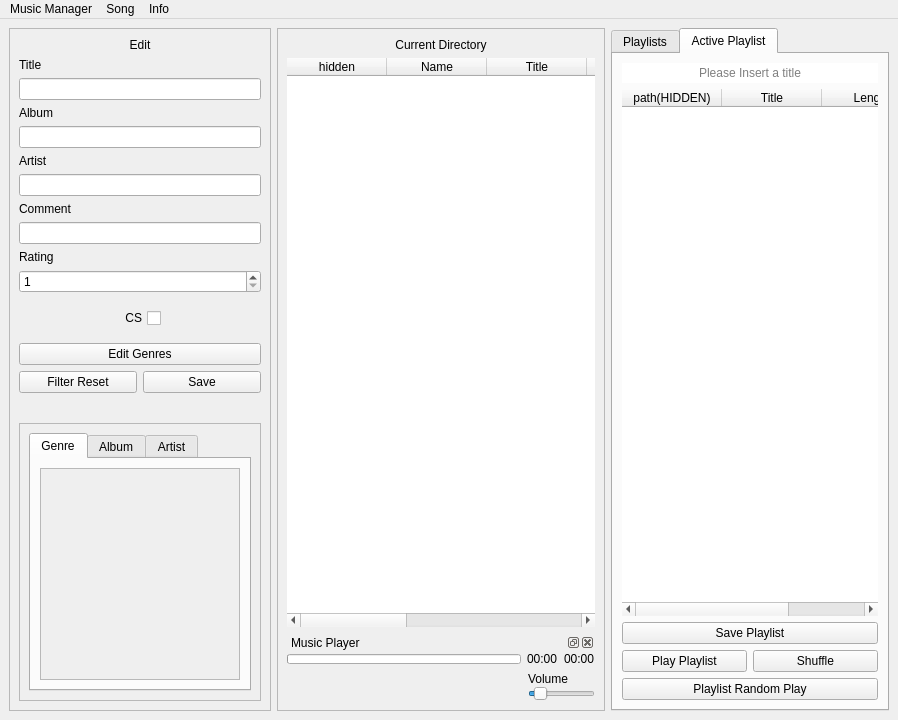
<?xml version="1.0" encoding="UTF-8"?>
<ui version="4.0">
 <class>MainWindow</class>
 <widget class="QMainWindow" name="MainWindow">
  <property name="windowModality">
   <enum>Qt::NonModal</enum>
  </property>
  <property name="geometry">
   <rect>
    <x>0</x>
    <y>0</y>
    <width>898</width>
    <height>720</height>
   </rect>
  </property>
  <property name="sizePolicy">
   <sizepolicy hsizetype="Preferred" vsizetype="Preferred">
    <horstretch>0</horstretch>
    <verstretch>0</verstretch>
   </sizepolicy>
  </property>
  <property name="windowTitle">
   <string>Music Manager</string>
  </property>
  <widget class="QWidget" name="centralwidget">
   <layout class="QHBoxLayout" name="horizontalLayout_6" stretch="1,5,0">
    <item>
     <widget class="QFrame" name="frame">
      <property name="sizePolicy">
       <sizepolicy hsizetype="Fixed" vsizetype="Preferred">
        <horstretch>0</horstretch>
        <verstretch>0</verstretch>
       </sizepolicy>
      </property>
      <property name="frameShape">
       <enum>QFrame::StyledPanel</enum>
      </property>
      <property name="frameShadow">
       <enum>QFrame::Raised</enum>
      </property>
      <layout class="QGridLayout" name="gridLayout_4">
       <item row="1" column="0">
        <layout class="QVBoxLayout" name="verticalLayout_4">
         <item>
          <layout class="QVBoxLayout" name="verticalLayout">
           <item>
            <widget class="QLabel" name="label_3">
             <property name="text">
              <string>Title</string>
             </property>
            </widget>
           </item>
           <item>
            <widget class="QLineEdit" name="lineEditTitle"/>
           </item>
          </layout>
         </item>
         <item>
          <layout class="QVBoxLayout" name="verticalLayout_2">
           <item>
            <widget class="QLabel" name="label_2">
             <property name="text">
              <string>Album</string>
             </property>
            </widget>
           </item>
           <item>
            <widget class="QLineEdit" name="lineEditAlbum"/>
           </item>
          </layout>
         </item>
         <item>
          <layout class="QVBoxLayout" name="verticalLayout_3">
           <item>
            <widget class="QLabel" name="label">
             <property name="text">
              <string>Artist</string>
             </property>
            </widget>
           </item>
           <item>
            <widget class="QLineEdit" name="lineEditArtist"/>
           </item>
          </layout>
         </item>
         <item>
          <layout class="QVBoxLayout" name="verticalLayout_9">
           <item>
            <widget class="QLabel" name="label_5">
             <property name="text">
              <string>Comment</string>
             </property>
            </widget>
           </item>
           <item>
            <widget class="QLineEdit" name="lineEditComment"/>
           </item>
          </layout>
         </item>
         <item>
          <layout class="QVBoxLayout" name="verticalLayout_5">
           <item>
            <widget class="QLabel" name="label_4">
             <property name="text">
              <string>Rating</string>
             </property>
            </widget>
           </item>
           <item>
            <widget class="QSpinBox" name="spinBoxRating">
             <property name="minimum">
              <number>1</number>
             </property>
             <property name="maximum">
              <number>20</number>
             </property>
            </widget>
           </item>
          </layout>
         </item>
         <item>
          <widget class="QWidget" name="widget_2" native="true">
           <layout class="QHBoxLayout" name="horizontalLayout_2">
            <item>
             <widget class="QCheckBox" name="csCheckBox">
              <property name="sizePolicy">
               <sizepolicy hsizetype="Fixed" vsizetype="Fixed">
                <horstretch>0</horstretch>
                <verstretch>0</verstretch>
               </sizepolicy>
              </property>
              <property name="layoutDirection">
               <enum>Qt::RightToLeft</enum>
              </property>
              <property name="autoFillBackground">
               <bool>false</bool>
              </property>
              <property name="text">
               <string>CS</string>
              </property>
              <property name="tristate">
               <bool>false</bool>
              </property>
             </widget>
            </item>
           </layout>
          </widget>
         </item>
         <item>
          <widget class="QPushButton" name="genreButton">
           <property name="sizePolicy">
            <sizepolicy hsizetype="Minimum" vsizetype="Fixed">
             <horstretch>0</horstretch>
             <verstretch>0</verstretch>
            </sizepolicy>
           </property>
           <property name="text">
            <string>Edit Genres</string>
           </property>
          </widget>
         </item>
         <item>
          <layout class="QHBoxLayout" name="horizontalLayout_7">
           <item>
            <widget class="QPushButton" name="filterResetButton">
             <property name="sizePolicy">
              <sizepolicy hsizetype="Minimum" vsizetype="Fixed">
               <horstretch>0</horstretch>
               <verstretch>0</verstretch>
              </sizepolicy>
             </property>
             <property name="text">
              <string>Filter Reset</string>
             </property>
            </widget>
           </item>
           <item>
            <widget class="QPushButton" name="saveButton">
             <property name="sizePolicy">
              <sizepolicy hsizetype="Minimum" vsizetype="Fixed">
               <horstretch>0</horstretch>
               <verstretch>0</verstretch>
              </sizepolicy>
             </property>
             <property name="layoutDirection">
              <enum>Qt::RightToLeft</enum>
             </property>
             <property name="text">
              <string>Save</string>
             </property>
            </widget>
           </item>
          </layout>
         </item>
         <item>
          <widget class="QWidget" name="widget" native="true">
           <property name="sizePolicy">
            <sizepolicy hsizetype="Maximum" vsizetype="Preferred">
             <horstretch>0</horstretch>
             <verstretch>0</verstretch>
            </sizepolicy>
           </property>
           <layout class="QHBoxLayout" name="horizontalLayout"/>
          </widget>
         </item>
         <item>
          <widget class="QFrame" name="frame_3">
           <property name="sizePolicy">
            <sizepolicy hsizetype="Preferred" vsizetype="Expanding">
             <horstretch>0</horstretch>
             <verstretch>0</verstretch>
            </sizepolicy>
           </property>
           <property name="frameShape">
            <enum>QFrame::StyledPanel</enum>
           </property>
           <property name="frameShadow">
            <enum>QFrame::Raised</enum>
           </property>
           <layout class="QVBoxLayout" name="verticalLayout_7">
            <item>
             <widget class="QTabWidget" name="tabWidget">
              <property name="tabPosition">
               <enum>QTabWidget::North</enum>
              </property>
              <property name="currentIndex">
               <number>0</number>
              </property>
              <property name="usesScrollButtons">
               <bool>false</bool>
              </property>
              <widget class="QWidget" name="genretab">
               <attribute name="title">
                <string>Genre</string>
               </attribute>
               <layout class="QGridLayout" name="gridLayout_5">
                <item row="0" column="0">
                 <widget class="QScrollArea" name="scrollGenre">
                  <property name="sizePolicy">
                   <sizepolicy hsizetype="Expanding" vsizetype="Expanding">
                    <horstretch>0</horstretch>
                    <verstretch>0</verstretch>
                   </sizepolicy>
                  </property>
                  <property name="minimumSize">
                   <size>
                    <width>200</width>
                    <height>0</height>
                   </size>
                  </property>
                  <property name="horizontalScrollBarPolicy">
                   <enum>Qt::ScrollBarAlwaysOff</enum>
                  </property>
                  <property name="widgetResizable">
                   <bool>true</bool>
                  </property>
                  <property name="alignment">
                   <set>Qt::AlignLeading|Qt::AlignLeft|Qt::AlignTop</set>
                  </property>
                  <widget class="QWidget" name="genreWidget">
                   <property name="geometry">
                    <rect>
                     <x>0</x>
                     <y>0</y>
                     <width>194</width>
                     <height>245</height>
                    </rect>
                   </property>
                   <property name="sizePolicy">
                    <sizepolicy hsizetype="Minimum" vsizetype="Preferred">
                     <horstretch>0</horstretch>
                     <verstretch>0</verstretch>
                    </sizepolicy>
                   </property>
                   <layout class="QVBoxLayout" name="genreLayout"/>
                  </widget>
                 </widget>
                </item>
               </layout>
              </widget>
              <widget class="QWidget" name="albumtab">
               <attribute name="title">
                <string>Album</string>
               </attribute>
               <layout class="QGridLayout" name="gridLayout_7">
                <item row="0" column="0">
                 <widget class="QScrollArea" name="scrollAlbum">
                  <property name="sizePolicy">
                   <sizepolicy hsizetype="Expanding" vsizetype="Expanding">
                    <horstretch>0</horstretch>
                    <verstretch>0</verstretch>
                   </sizepolicy>
                  </property>
                  <property name="minimumSize">
                   <size>
                    <width>200</width>
                    <height>0</height>
                   </size>
                  </property>
                  <property name="horizontalScrollBarPolicy">
                   <enum>Qt::ScrollBarAlwaysOff</enum>
                  </property>
                  <property name="widgetResizable">
                   <bool>true</bool>
                  </property>
                  <property name="alignment">
                   <set>Qt::AlignLeading|Qt::AlignLeft|Qt::AlignTop</set>
                  </property>
                  <widget class="QWidget" name="albumWidget">
                   <property name="geometry">
                    <rect>
                     <x>0</x>
                     <y>0</y>
                     <width>194</width>
                     <height>245</height>
                    </rect>
                   </property>
                   <property name="sizePolicy">
                    <sizepolicy hsizetype="Minimum" vsizetype="Preferred">
                     <horstretch>0</horstretch>
                     <verstretch>0</verstretch>
                    </sizepolicy>
                   </property>
                   <layout class="QVBoxLayout" name="albumLayout">
                    <property name="leftMargin">
                     <number>4</number>
                    </property>
                   </layout>
                  </widget>
                 </widget>
                </item>
               </layout>
              </widget>
              <widget class="QWidget" name="artisttab">
               <attribute name="title">
                <string>Artist</string>
               </attribute>
               <layout class="QGridLayout" name="gridLayout_9">
                <item row="0" column="0">
                 <widget class="QScrollArea" name="scrollArtist">
                  <property name="sizePolicy">
                   <sizepolicy hsizetype="Expanding" vsizetype="Expanding">
                    <horstretch>0</horstretch>
                    <verstretch>0</verstretch>
                   </sizepolicy>
                  </property>
                  <property name="minimumSize">
                   <size>
                    <width>200</width>
                    <height>0</height>
                   </size>
                  </property>
                  <property name="horizontalScrollBarPolicy">
                   <enum>Qt::ScrollBarAlwaysOff</enum>
                  </property>
                  <property name="widgetResizable">
                   <bool>true</bool>
                  </property>
                  <property name="alignment">
                   <set>Qt::AlignLeading|Qt::AlignLeft|Qt::AlignTop</set>
                  </property>
                  <widget class="QWidget" name="artistWidget">
                   <property name="geometry">
                    <rect>
                     <x>0</x>
                     <y>0</y>
                     <width>194</width>
                     <height>245</height>
                    </rect>
                   </property>
                   <property name="sizePolicy">
                    <sizepolicy hsizetype="Minimum" vsizetype="Preferred">
                     <horstretch>0</horstretch>
                     <verstretch>0</verstretch>
                    </sizepolicy>
                   </property>
                   <layout class="QVBoxLayout" name="artistLayout">
                    <property name="sizeConstraint">
                     <enum>QLayout::SetDefaultConstraint</enum>
                    </property>
                   </layout>
                  </widget>
                 </widget>
                </item>
               </layout>
              </widget>
             </widget>
            </item>
           </layout>
          </widget>
         </item>
        </layout>
       </item>
       <item row="0" column="0">
        <widget class="QLabel" name="label_7">
         <property name="text">
          <string>Edit</string>
         </property>
         <property name="alignment">
          <set>Qt::AlignCenter</set>
         </property>
         <property name="margin">
          <number>5</number>
         </property>
        </widget>
       </item>
      </layout>
     </widget>
    </item>
    <item>
     <layout class="QVBoxLayout" name="verticalLayout_10">
      <item>
       <widget class="QFrame" name="frame_2">
        <property name="frameShape">
         <enum>QFrame::StyledPanel</enum>
        </property>
        <property name="frameShadow">
         <enum>QFrame::Raised</enum>
        </property>
        <layout class="QVBoxLayout" name="verticalLayout_13" stretch="1,100,0">
         <item>
          <widget class="QLabel" name="label_8">
           <property name="text">
            <string>Current Directory</string>
           </property>
           <property name="alignment">
            <set>Qt::AlignCenter</set>
           </property>
           <property name="margin">
            <number>5</number>
           </property>
          </widget>
         </item>
         <item>
          <widget class="MyDragTable" name="tableWidget">
           <property name="frameShape">
            <enum>QFrame::NoFrame</enum>
           </property>
           <property name="frameShadow">
            <enum>QFrame::Raised</enum>
           </property>
           <property name="horizontalScrollBarPolicy">
            <enum>Qt::ScrollBarAsNeeded</enum>
           </property>
           <property name="autoScroll">
            <bool>false</bool>
           </property>
           <property name="editTriggers">
            <set>QAbstractItemView::NoEditTriggers</set>
           </property>
           <property name="tabKeyNavigation">
            <bool>false</bool>
           </property>
           <property name="showDropIndicator" stdset="0">
            <bool>false</bool>
           </property>
           <property name="dragEnabled">
            <bool>true</bool>
           </property>
           <property name="dragDropOverwriteMode">
            <bool>false</bool>
           </property>
           <property name="dragDropMode">
            <enum>QAbstractItemView::DragOnly</enum>
           </property>
           <property name="alternatingRowColors">
            <bool>true</bool>
           </property>
           <property name="selectionMode">
            <enum>QAbstractItemView::ExtendedSelection</enum>
           </property>
           <property name="selectionBehavior">
            <enum>QAbstractItemView::SelectRows</enum>
           </property>
           <property name="textElideMode">
            <enum>Qt::ElideNone</enum>
           </property>
           <property name="showGrid">
            <bool>true</bool>
           </property>
           <property name="gridStyle">
            <enum>Qt::NoPen</enum>
           </property>
           <property name="sortingEnabled">
            <bool>true</bool>
           </property>
           <property name="wordWrap">
            <bool>false</bool>
           </property>
           <property name="cornerButtonEnabled">
            <bool>false</bool>
           </property>
           <attribute name="horizontalHeaderVisible">
            <bool>true</bool>
           </attribute>
           <attribute name="horizontalHeaderCascadingSectionResizes">
            <bool>false</bool>
           </attribute>
           <attribute name="horizontalHeaderHighlightSections">
            <bool>true</bool>
           </attribute>
           <attribute name="verticalHeaderVisible">
            <bool>false</bool>
           </attribute>
           <attribute name="verticalHeaderHighlightSections">
            <bool>false</bool>
           </attribute>
           <column>
            <property name="text">
             <string>hidden</string>
            </property>
           </column>
           <column>
            <property name="text">
             <string>Name</string>
            </property>
           </column>
           <column>
            <property name="text">
             <string>Title</string>
            </property>
           </column>
           <column>
            <property name="text">
             <string>Album</string>
            </property>
           </column>
           <column>
            <property name="text">
             <string>Artist</string>
            </property>
           </column>
           <column>
            <property name="text">
             <string>Genre</string>
            </property>
           </column>
           <column>
            <property name="text">
             <string>Times Played</string>
            </property>
           </column>
           <column>
            <property name="text">
             <string>Rating</string>
            </property>
           </column>
          </widget>
         </item>
         <item>
          <widget class="QWidget" name="musicframe" native="true">
           <layout class="QVBoxLayout" name="verticalLayout_6">
            <property name="margin">
             <number>0</number>
            </property>
            <item>
             <widget class="QDockWidget" name="musicdock">
              <property name="floating">
               <bool>false</bool>
              </property>
              <property name="features">
               <set>QDockWidget::AllDockWidgetFeatures</set>
              </property>
              <property name="allowedAreas">
               <set>Qt::NoDockWidgetArea</set>
              </property>
              <property name="windowTitle">
               <string>Music Player</string>
              </property>
              <widget class="QWidget" name="dockWidgetContents">
               <layout class="QGridLayout" name="gridLayout">
                <property name="margin">
                 <number>0</number>
                </property>
                <item row="0" column="0">
                 <layout class="QVBoxLayout" name="musiclayout">
                  <item>
                   <layout class="QHBoxLayout" name="horizontalLayout_3">
                    <item>
                     <widget class="MyProgressbar" name="timebar">
                      <property name="minimumSize">
                       <size>
                        <width>0</width>
                        <height>10</height>
                       </size>
                      </property>
                      <property name="maximumSize">
                       <size>
                        <width>16777215</width>
                        <height>10</height>
                       </size>
                      </property>
                      <property name="value">
                       <number>0</number>
                      </property>
                      <property name="textVisible">
                       <bool>false</bool>
                      </property>
                      <property name="format">
                       <string/>
                      </property>
                     </widget>
                    </item>
                    <item>
                     <widget class="QLabel" name="time">
                      <property name="text">
                       <string>00:00</string>
                      </property>
                     </widget>
                    </item>
                    <item>
                     <widget class="QLabel" name="length">
                      <property name="text">
                       <string>00:00</string>
                      </property>
                     </widget>
                    </item>
                   </layout>
                  </item>
                  <item>
                   <layout class="QHBoxLayout" name="horizontalLayout_4" stretch="0,0,0,0,0,0">
                    <property name="spacing">
                     <number>0</number>
                    </property>
                    <item>
                     <widget class="QPushButton" name="previousbutton">
                      <property name="sizePolicy">
                       <sizepolicy hsizetype="Maximum" vsizetype="Fixed">
                        <horstretch>0</horstretch>
                        <verstretch>0</verstretch>
                       </sizepolicy>
                      </property>
                      <property name="text">
                       <string/>
                      </property>
                      <property name="icon">
                       <iconset resource="resource.qrc">
                        <normaloff>:/music_layout/resources/previous.png</normaloff>:/music_layout/resources/previous.png</iconset>
                      </property>
                      <property name="iconSize">
                       <size>
                        <width>30</width>
                        <height>30</height>
                       </size>
                      </property>
                      <property name="flat">
                       <bool>true</bool>
                      </property>
                     </widget>
                    </item>
                    <item>
                     <spacer name="horizontalSpacer">
                      <property name="orientation">
                       <enum>Qt::Horizontal</enum>
                      </property>
                      <property name="sizeHint" stdset="0">
                       <size>
                        <width>77</width>
                        <height>20</height>
                       </size>
                      </property>
                     </spacer>
                    </item>
                    <item>
                     <widget class="QPushButton" name="playpausebutton">
                      <property name="sizePolicy">
                       <sizepolicy hsizetype="Maximum" vsizetype="Fixed">
                        <horstretch>0</horstretch>
                        <verstretch>0</verstretch>
                       </sizepolicy>
                      </property>
                      <property name="text">
                       <string/>
                      </property>
                      <property name="icon">
                       <iconset resource="resource.qrc">
                        <normaloff>:/music_layout/resources/pause.png</normaloff>
                        <normalon>:/music_layout/resources/pause.png</normalon>
                        <activeon>:/music_layout/resources/pause.png</activeon>:/music_layout/resources/pause.png</iconset>
                      </property>
                      <property name="iconSize">
                       <size>
                        <width>30</width>
                        <height>30</height>
                       </size>
                      </property>
                      <property name="flat">
                       <bool>true</bool>
                      </property>
                     </widget>
                    </item>
                    <item>
                     <spacer name="horizontalSpacer_2">
                      <property name="orientation">
                       <enum>Qt::Horizontal</enum>
                      </property>
                      <property name="sizeHint" stdset="0">
                       <size>
                        <width>77</width>
                        <height>20</height>
                       </size>
                      </property>
                     </spacer>
                    </item>
                    <item>
                     <widget class="QPushButton" name="nextbutton">
                      <property name="sizePolicy">
                       <sizepolicy hsizetype="Maximum" vsizetype="Fixed">
                        <horstretch>0</horstretch>
                        <verstretch>0</verstretch>
                       </sizepolicy>
                      </property>
                      <property name="text">
                       <string/>
                      </property>
                      <property name="icon">
                       <iconset resource="resource.qrc">
                        <normaloff>:/music_layout/resources/next.png</normaloff>:/music_layout/resources/next.png</iconset>
                      </property>
                      <property name="iconSize">
                       <size>
                        <width>30</width>
                        <height>30</height>
                       </size>
                      </property>
                      <property name="flat">
                       <bool>true</bool>
                      </property>
                     </widget>
                    </item>
                    <item>
                     <layout class="QVBoxLayout" name="verticalLayout_8">
                      <property name="sizeConstraint">
                       <enum>QLayout::SetDefaultConstraint</enum>
                      </property>
                      <property name="bottomMargin">
                       <number>0</number>
                      </property>
                      <item>
                       <widget class="QLabel" name="volumeLabel">
                        <property name="sizePolicy">
                         <sizepolicy hsizetype="Maximum" vsizetype="Preferred">
                          <horstretch>0</horstretch>
                          <verstretch>0</verstretch>
                         </sizepolicy>
                        </property>
                        <property name="text">
                         <string>Volume</string>
                        </property>
                       </widget>
                      </item>
                      <item>
                       <widget class="QSlider" name="soundSlider">
                        <property name="sizePolicy">
                         <sizepolicy hsizetype="Maximum" vsizetype="Fixed">
                          <horstretch>0</horstretch>
                          <verstretch>0</verstretch>
                         </sizepolicy>
                        </property>
                        <property name="maximum">
                         <number>10</number>
                        </property>
                        <property name="value">
                         <number>1</number>
                        </property>
                        <property name="orientation">
                         <enum>Qt::Horizontal</enum>
                        </property>
                       </widget>
                      </item>
                     </layout>
                    </item>
                   </layout>
                  </item>
                 </layout>
                </item>
               </layout>
              </widget>
             </widget>
            </item>
           </layout>
          </widget>
         </item>
        </layout>
       </widget>
      </item>
     </layout>
    </item>
    <item>
     <widget class="QTabWidget" name="playlistTab">
      <property name="currentIndex">
       <number>1</number>
      </property>
      <widget class="QWidget" name="playlistsearch">
       <attribute name="title">
        <string>Playlists</string>
       </attribute>
       <layout class="QGridLayout" name="gridLayout_10">
        <item row="3" column="0">
         <widget class="MyTreeView" name="playlistTreeView">
          <property name="editTriggers">
           <set>QAbstractItemView::NoEditTriggers</set>
          </property>
          <property name="showDropIndicator" stdset="0">
           <bool>false</bool>
          </property>
          <property name="selectionBehavior">
           <enum>QAbstractItemView::SelectItems</enum>
          </property>
         </widget>
        </item>
        <item row="0" column="0">
         <layout class="QHBoxLayout" name="horizontalLayout_8">
          <item>
           <widget class="QLineEdit" name="playlistFolderLineEdit">
            <property name="text">
             <string/>
            </property>
            <property name="placeholderText">
             <string>New subfolder name</string>
            </property>
           </widget>
          </item>
          <item>
           <widget class="QPushButton" name="playlistCreateFolderButton">
            <property name="text">
             <string>Create Folder</string>
            </property>
           </widget>
          </item>
         </layout>
        </item>
        <item row="4" column="0">
         <layout class="QHBoxLayout" name="horizontalLayout_9" stretch="2,1">
          <item>
           <widget class="QComboBox" name="playlistSearchLineEdit">
            <property name="editable">
             <bool>true</bool>
            </property>
            <property name="insertPolicy">
             <enum>QComboBox::InsertAfterCurrent</enum>
            </property>
            <property name="duplicatesEnabled">
             <bool>true</bool>
            </property>
            <property name="frame">
             <bool>true</bool>
            </property>
           </widget>
          </item>
          <item>
           <widget class="QPushButton" name="playlistSearchButton">
            <property name="text">
             <string>search</string>
            </property>
           </widget>
          </item>
         </layout>
        </item>
       </layout>
      </widget>
      <widget class="QWidget" name="playlistInfo">
       <attribute name="title">
        <string>Active Playlist</string>
       </attribute>
       <layout class="QVBoxLayout" name="verticalLayout_11">
        <item>
         <widget class="QLineEdit" name="playlistLineEdit">
          <property name="mouseTracking">
           <bool>false</bool>
          </property>
          <property name="acceptDrops">
           <bool>false</bool>
          </property>
          <property name="frame">
           <bool>false</bool>
          </property>
          <property name="echoMode">
           <enum>QLineEdit::Normal</enum>
          </property>
          <property name="alignment">
           <set>Qt::AlignCenter</set>
          </property>
          <property name="placeholderText">
           <string>Please Insert a title</string>
          </property>
         </widget>
        </item>
        <item>
         <widget class="MyDropTable" name="playlistWidget">
          <property name="sizePolicy">
           <sizepolicy hsizetype="Expanding" vsizetype="Expanding">
            <horstretch>0</horstretch>
            <verstretch>0</verstretch>
           </sizepolicy>
          </property>
          <property name="frameShape">
           <enum>QFrame::NoFrame</enum>
          </property>
          <property name="frameShadow">
           <enum>QFrame::Plain</enum>
          </property>
          <property name="lineWidth">
           <number>0</number>
          </property>
          <property name="editTriggers">
           <set>QAbstractItemView::NoEditTriggers</set>
          </property>
          <property name="tabKeyNavigation">
           <bool>false</bool>
          </property>
          <property name="showDropIndicator" stdset="0">
           <bool>false</bool>
          </property>
          <property name="dragDropOverwriteMode">
           <bool>false</bool>
          </property>
          <property name="dragDropMode">
           <enum>QAbstractItemView::DropOnly</enum>
          </property>
          <property name="defaultDropAction">
           <enum>Qt::CopyAction</enum>
          </property>
          <property name="alternatingRowColors">
           <bool>true</bool>
          </property>
          <property name="selectionBehavior">
           <enum>QAbstractItemView::SelectRows</enum>
          </property>
          <property name="textElideMode">
           <enum>Qt::ElideNone</enum>
          </property>
          <property name="gridStyle">
           <enum>Qt::NoPen</enum>
          </property>
          <property name="wordWrap">
           <bool>false</bool>
          </property>
          <property name="cornerButtonEnabled">
           <bool>false</bool>
          </property>
          <attribute name="horizontalHeaderHighlightSections">
           <bool>false</bool>
          </attribute>
          <attribute name="verticalHeaderVisible">
           <bool>false</bool>
          </attribute>
          <attribute name="verticalHeaderDefaultSectionSize">
           <number>20</number>
          </attribute>
          <attribute name="verticalHeaderHighlightSections">
           <bool>false</bool>
          </attribute>
          <column>
           <property name="text">
            <string>path(HIDDEN)</string>
           </property>
          </column>
          <column>
           <property name="text">
            <string>Title</string>
           </property>
          </column>
          <column>
           <property name="text">
            <string>Length</string>
           </property>
          </column>
         </widget>
        </item>
        <item>
         <widget class="QPushButton" name="playlistSaveButton">
          <property name="text">
           <string>Save Playlist</string>
          </property>
         </widget>
        </item>
        <item>
         <layout class="QHBoxLayout" name="horizontalLayout_5">
          <item>
           <widget class="QPushButton" name="playallbutton">
            <property name="text">
             <string>Play Playlist</string>
            </property>
           </widget>
          </item>
          <item>
           <widget class="QPushButton" name="resetallbutton">
            <property name="text">
             <string>Shuffle</string>
            </property>
           </widget>
          </item>
         </layout>
        </item>
        <item>
         <widget class="QPushButton" name="playbutton">
          <property name="sizePolicy">
           <sizepolicy hsizetype="Minimum" vsizetype="Fixed">
            <horstretch>0</horstretch>
            <verstretch>0</verstretch>
           </sizepolicy>
          </property>
          <property name="layoutDirection">
           <enum>Qt::LeftToRight</enum>
          </property>
          <property name="text">
           <string>Playlist Random Play</string>
          </property>
         </widget>
        </item>
       </layout>
      </widget>
     </widget>
    </item>
   </layout>
  </widget>
  <widget class="QMenuBar" name="menuBar">
   <property name="geometry">
    <rect>
     <x>0</x>
     <y>0</y>
     <width>898</width>
     <height>21</height>
    </rect>
   </property>
   <widget class="QMenu" name="menuDatei">
    <property name="title">
     <string>Music Manager</string>
    </property>
    <addaction name="actionRefresh"/>
    <addaction name="actionVerzeichnis_wechseln"/>
    <addaction name="separator"/>
    <addaction name="actionBeenden"/>
   </widget>
   <widget class="QMenu" name="menuInfo">
    <property name="title">
     <string>Info</string>
    </property>
    <addaction name="actionInfo"/>
   </widget>
   <widget class="QMenu" name="menuSong">
    <property name="title">
     <string>Song</string>
    </property>
    <addaction name="actionEdit"/>
   </widget>
   <addaction name="menuDatei"/>
   <addaction name="menuSong"/>
   <addaction name="menuInfo"/>
  </widget>
  <action name="actionVerzeichnis_wechseln">
   <property name="text">
    <string>Change Directory</string>
   </property>
  </action>
  <action name="actionBeenden">
   <property name="text">
    <string>Exit</string>
   </property>
  </action>
  <action name="actionInfo">
   <property name="text">
    <string>Info</string>
   </property>
  </action>
  <action name="actionRefresh">
   <property name="text">
    <string>Refresh</string>
   </property>
   <property name="shortcut">
    <string>F5</string>
   </property>
  </action>
  <action name="actionEdit">
   <property name="text">
    <string>Edit</string>
   </property>
  </action>
 </widget>
 <customwidgets>
  <customwidget>
   <class>MyProgressbar</class>
   <extends>QProgressBar</extends>
   <header>myProgressbar.h</header>
  </customwidget>
  <customwidget>
   <class>MyDragTable</class>
   <extends>QTableWidget</extends>
   <header>myDragTable.h</header>
  </customwidget>
  <customwidget>
   <class>MyDropTable</class>
   <extends>QTableWidget</extends>
   <header>myDropTable.h</header>
  </customwidget>
  <customwidget>
   <class>MyTreeView</class>
   <extends>QTreeView</extends>
   <header>mytreeview.h</header>
  </customwidget>
 </customwidgets>
 <resources>
  <include location="resource.qrc"/>
 </resources>
 <connections/>
</ui>
